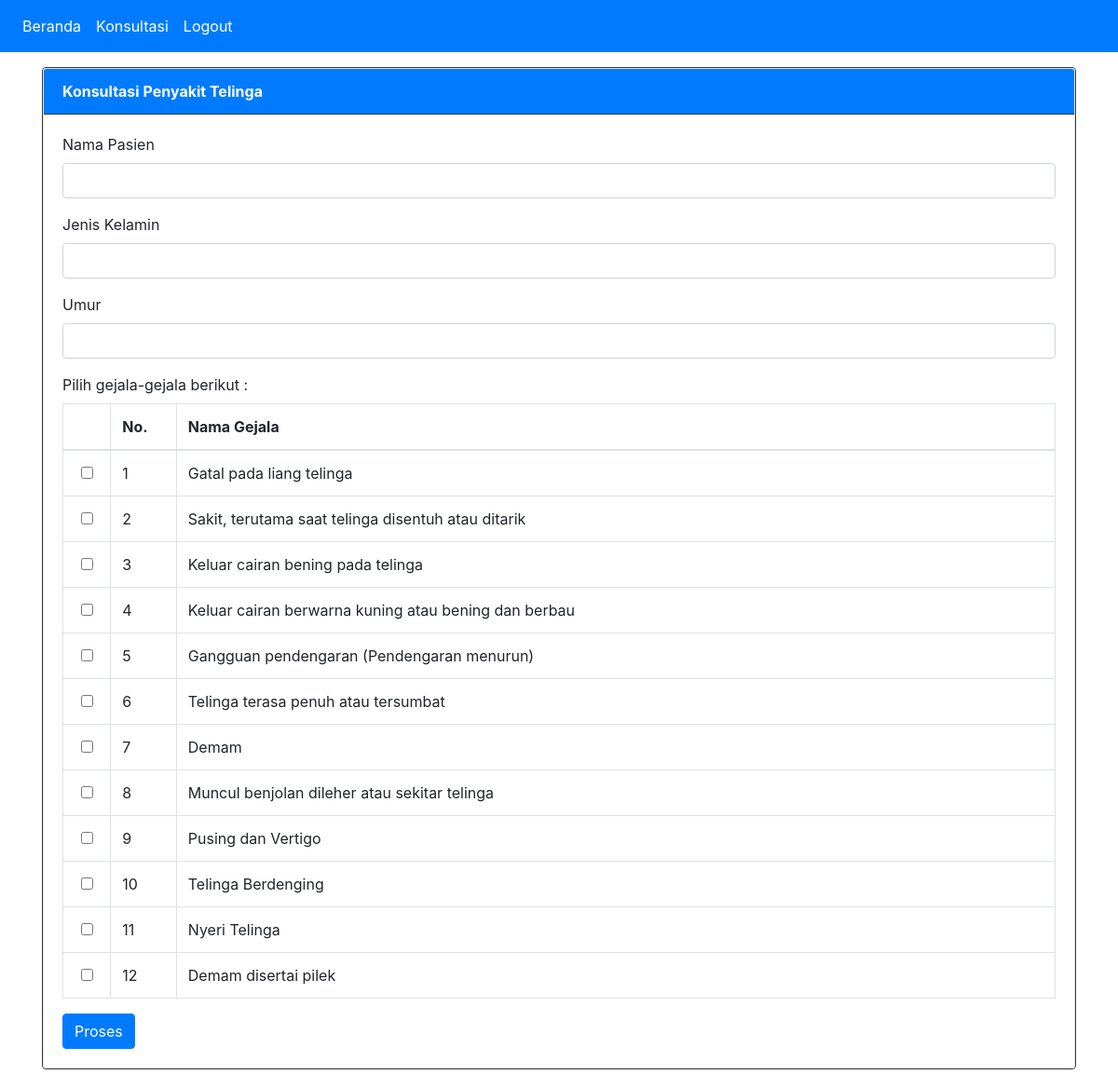
Page /index.php?page=konsultasi (signed in) on the committed database.
### tables this page shows
CREATE TABLE `gejala` (
  `id_gejala` int(11) NOT NULL,
  `nama_gejala` varchar(200) NOT NULL
);

### tampil_konsultasi.php (the view, shortened to what this page needs)
<div class="row">
    <div class="col-sm-12">
        <form action="" method="POST" name="Form" onsubmit="return validasiForm()">
            <div class="card border-dark">
                <div class="card">
                <div class="card-header bg-primary text-white border-dark"><strong>Konsultasi Penyakit Telinga</strong></div>
                <div class="card-body">
                    <div class="form-group">
                      <label for="">Nama Pasien</label>
                      <input type="text" class="form-control" name="nama_pasien" maxlength="50" required>
                    </div>
                    <div class="form-group">
                      <label for="">Jenis Kelamin</label>
                      <input type="text" class="form-control" name="jenis_kelamin" maxlength="50" required>
                    </div>
                    <div class="form-group">
                      <label for="">Umur</label>
                      <input type="text" class="form-control" name="umur" maxlength="11" required>
                    </div>
                    <div class="form-group">
                    <label for="">Pilih gejala-gejala berikut :</label>
                        <table class="table table-bordered">
                            <thead>
                                <tr>
                                    <th width="20px"></th>
                                    <th width="30px">No.</th>
                                    <th width="700px">Nama Gejala</th>
                                </tr>
                            </thead>
                            <tbody>
                                <?php
                                    $no=1;
                                    $sql = "SELECT*FROM gejala ORDER BY id_gejala ASC";
                                    $result = $conn->query($sql);
                                    while($row = $result->fetch_assoc()) {
                                ?>
                                <tr>
                                    <td align="center"><input type="checkbox" class="check-item" name="<?php echo 'id_gejala[]'; ?>" value="<?php echo $row['id_gejala']; ?>"></td>
                                    <td><?php echo $no++ ?></td>
                                    <td><?php echo $row['nama_gejala']; ?></td>
                                </tr>
                                <?php
                                    }
                                ?>
                            </tbody>
                        </table>
                    </div>
                    <input class="btn btn-primary" type="submit" name="proses" value="Proses">
                </div>
            </div>
        </form>
    </div>
</div>

### rows in the picture
gejala: nama_gejala "Gatal pada liang telinga"
gejala: nama_gejala "Sakit, terutama saat telinga disentuh atau ditarik"
gejala: nama_gejala "Keluar cairan bening pada telinga"
gejala: nama_gejala "Keluar cairan berwarna kuning atau bening dan berbau"
gejala: nama_gejala "Gangguan pendengaran (Pendengaran menurun)"
gejala: nama_gejala "Telinga terasa penuh atau tersumbat"
gejala: nama_gejala "Demam"
gejala: nama_gejala "Muncul benjolan dileher atau sekitar telinga"
gejala: nama_gejala "Pusing dan Vertigo"
gejala: nama_gejala "Telinga Berdenging"
gejala: nama_gejala "Nyeri Telinga"
gejala: nama_gejala "Demam disertai pilek"
